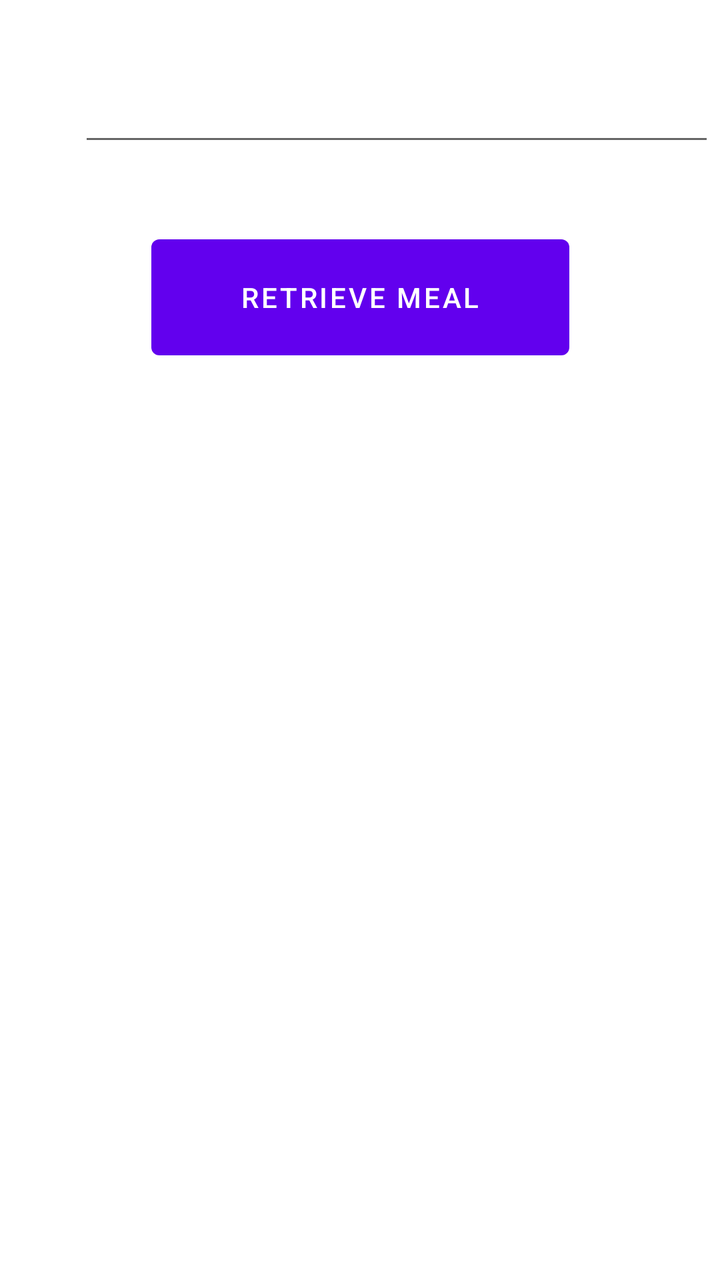
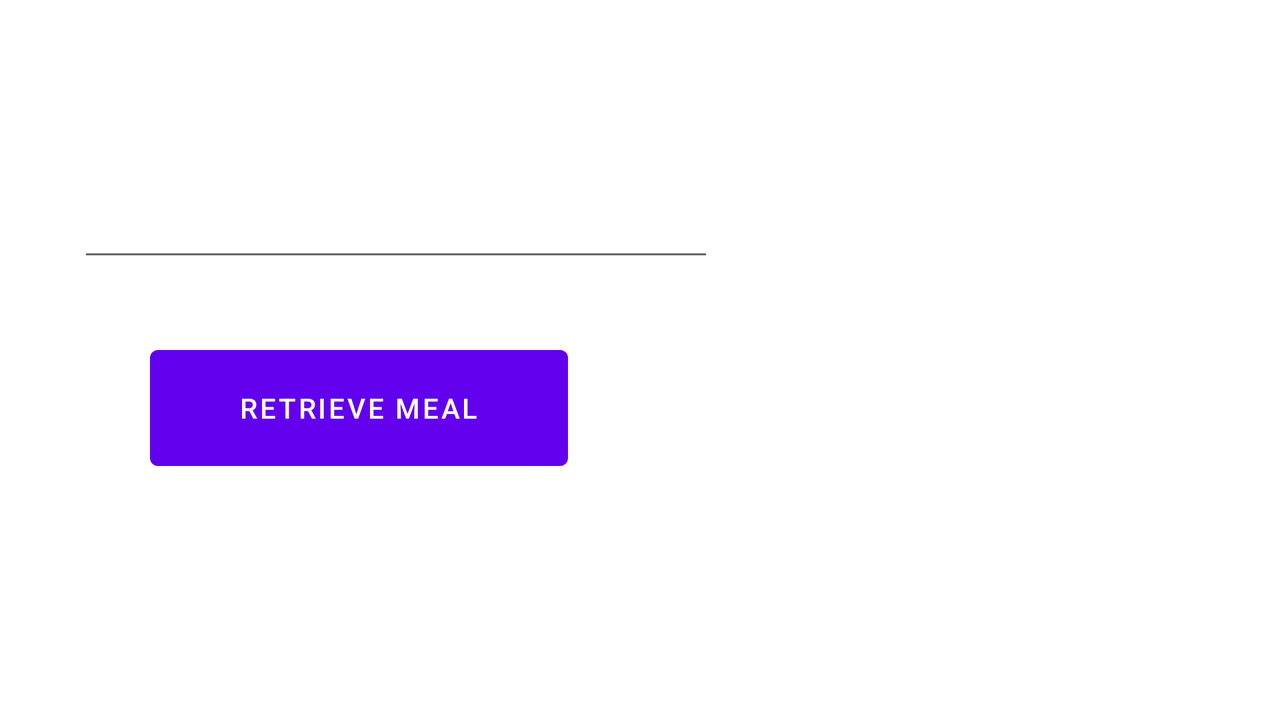

An Android layout and its configuration variant, each rendered on a device that would load it. The default file and the variant file are quoted in full after the pictures.
<!-- AndroidManifest.xml: application theme Theme.MobileCW2 -->
<!-- res/layout/activity_retrieve_movie_from_api.xml -->
<?xml version="1.0" encoding="utf-8"?>
<androidx.constraintlayout.widget.ConstraintLayout xmlns:android="http://schemas.android.com/apk/res/android"
    xmlns:app="http://schemas.android.com/apk/res-auto"
    android:layout_width="match_parent"
    android:layout_height="match_parent"
    xmlns:tools="http://schemas.android.com/tools">


    <Button
        android:id="@+id/btnGetMeal"
        android:layout_width="209dp"
        android:layout_height="70dp"
        android:text="Retrieve meal"
        app:layout_constraintBottom_toTopOf="@+id/viewMeal"
        app:layout_constraintEnd_toEndOf="parent"
        app:layout_constraintStart_toStartOf="parent"
        app:layout_constraintTop_toBottomOf="@+id/searchBar"
        app:layout_constraintVertical_bias="0.54" />

    <TextView
        android:id="@+id/viewMeal"
        android:layout_width="333dp"
        android:layout_height="362dp"
        android:layout_marginStart="14dp"
        android:layout_marginEnd="14dp"
        android:layout_marginBottom="60dp"
        android:text=""
        app:layout_constraintBottom_toBottomOf="parent"
        app:layout_constraintEnd_toEndOf="parent"
        app:layout_constraintStart_toStartOf="parent"
        app:layout_constraintTop_toBottomOf="@+id/searchBar" />

    <EditText
        android:id="@+id/searchBar"
        android:layout_width="318dp"
        android:layout_height="74dp"
        android:layout_marginStart="39dp"
        android:layout_marginBottom="132dp"
        android:autofillHints=""
        android:ems="10"
        android:inputType="textPersonName"
        android:text=""
        app:layout_constraintBottom_toTopOf="@+id/viewMeal"
        app:layout_constraintEnd_toEndOf="parent"
        app:layout_constraintHorizontal_bias="0.129"
        app:layout_constraintStart_toStartOf="parent"
        app:layout_constraintTop_toTopOf="parent"
        tools:ignore="SpeakableTextPresentCheck" />


</androidx.constraintlayout.widget.ConstraintLayout>
<!-- resources referenced by this layout -->
<resources>
  <style name="Theme.MobileCW2" parent="Theme.MaterialComponents.DayNight.DarkActionBar">
          
          <item name="colorPrimary">@color/purple_500</item>
          <item name="colorPrimaryVariant">@color/purple_700</item>
          <item name="colorOnPrimary">@color/white</item>
          
          <item name="colorSecondary">@color/teal_200</item>
          <item name="colorSecondaryVariant">@color/teal_700</item>
          <item name="colorOnSecondary">@color/black</item>
          
          <item name="android:statusBarColor">?attr/colorPrimaryVariant</item>
          
      </style>
</resources>
<!-- res/layout-land/activity_retrieve_movie_from_api.xml (the repository's variant of the layout above) -->
<!-- drawn on the phone turned sideways -->
<?xml version="1.0" encoding="utf-8"?>
<androidx.constraintlayout.widget.ConstraintLayout xmlns:android="http://schemas.android.com/apk/res/android"
    xmlns:app="http://schemas.android.com/apk/res-auto"
    android:layout_width="match_parent"
    android:layout_height="match_parent"
    xmlns:tools="http://schemas.android.com/tools">


    <Button
        android:id="@+id/btnGetMeal"
        android:layout_width="209dp"
        android:layout_height="70dp"
        android:text="Retrieve meal"
        app:layout_constraintBottom_toBottomOf="parent"
        app:layout_constraintEnd_toEndOf="parent"
        app:layout_constraintHorizontal_bias="0.174"
        app:layout_constraintStart_toStartOf="parent"
        app:layout_constraintTop_toBottomOf="@+id/searchBar"
        app:layout_constraintVertical_bias="0.216" />

    <TextView
        android:id="@+id/viewMeal"
        android:layout_width="328dp"
        android:layout_height="298dp"
        android:layout_marginStart="14dp"
        android:layout_marginEnd="14dp"
        android:text=""
        app:layout_constraintBottom_toBottomOf="parent"
        app:layout_constraintEnd_toEndOf="parent"
        app:layout_constraintHorizontal_bias="0.968"
        app:layout_constraintStart_toStartOf="parent"
        app:layout_constraintTop_toTopOf="parent"
        app:layout_constraintVertical_bias="0.619" />

    <EditText
        android:id="@+id/searchBar"
        android:layout_width="318dp"
        android:layout_height="74dp"
        android:layout_marginStart="39dp"
        android:layout_marginBottom="132dp"
        android:autofillHints=""
        android:ems="10"
        android:inputType="textPersonName"
        android:text=""
        app:layout_constraintBottom_toBottomOf="parent"
        app:layout_constraintEnd_toEndOf="parent"
        app:layout_constraintHorizontal_bias="0.0"
        app:layout_constraintStart_toStartOf="parent"
        app:layout_constraintTop_toTopOf="parent"
        app:layout_constraintVertical_bias="0.4"
        tools:ignore="SpeakableTextPresentCheck" />


</androidx.constraintlayout.widget.ConstraintLayout>
